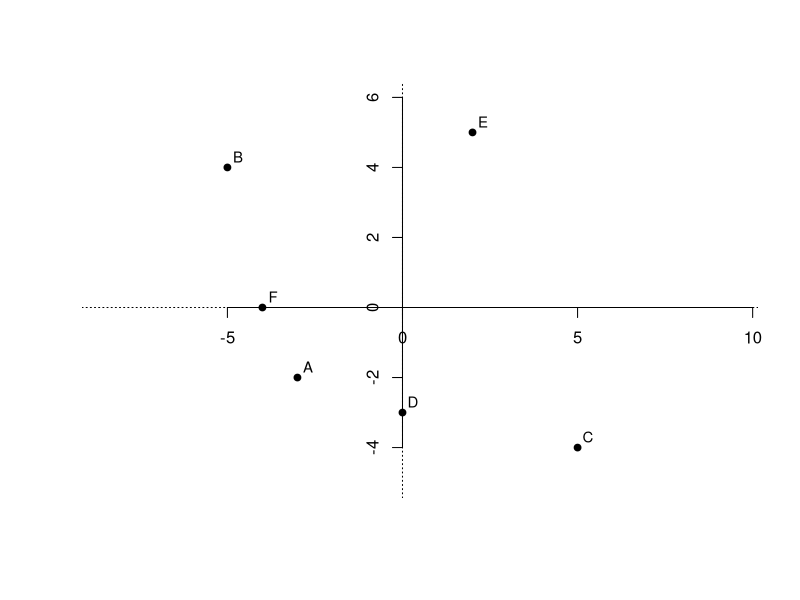
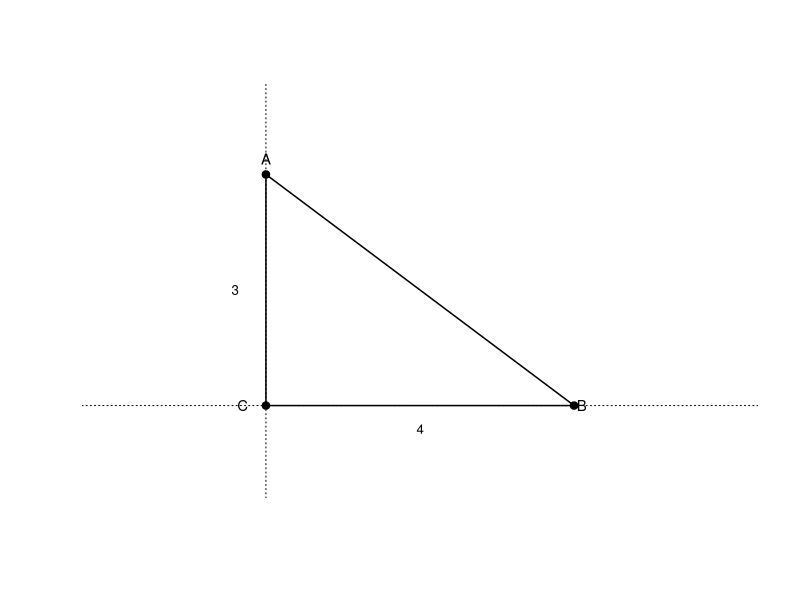
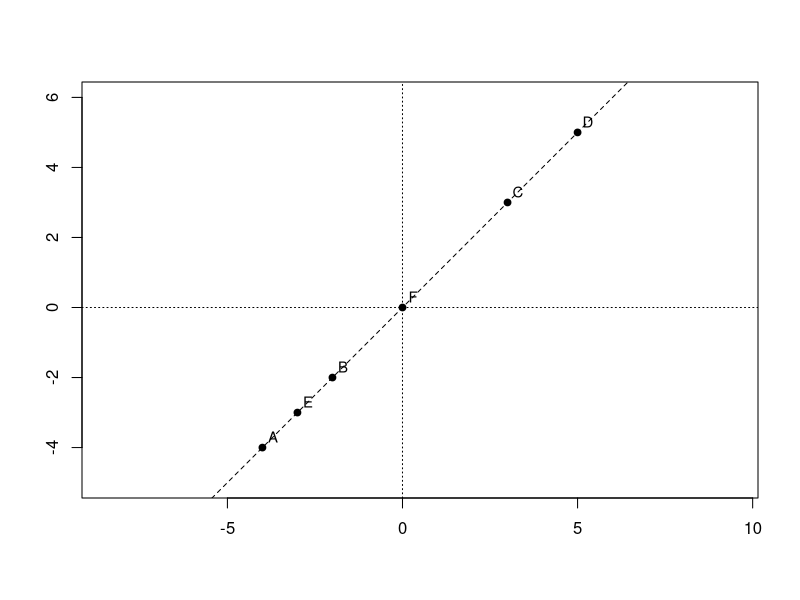
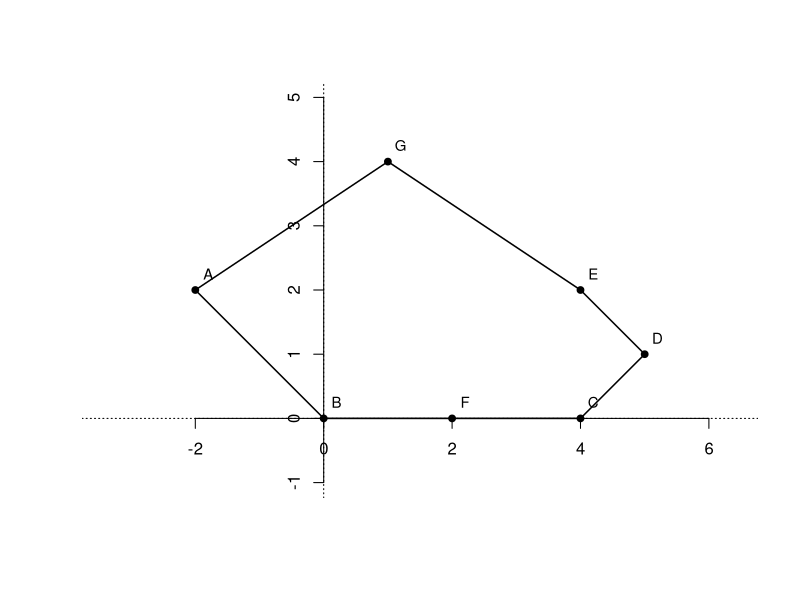
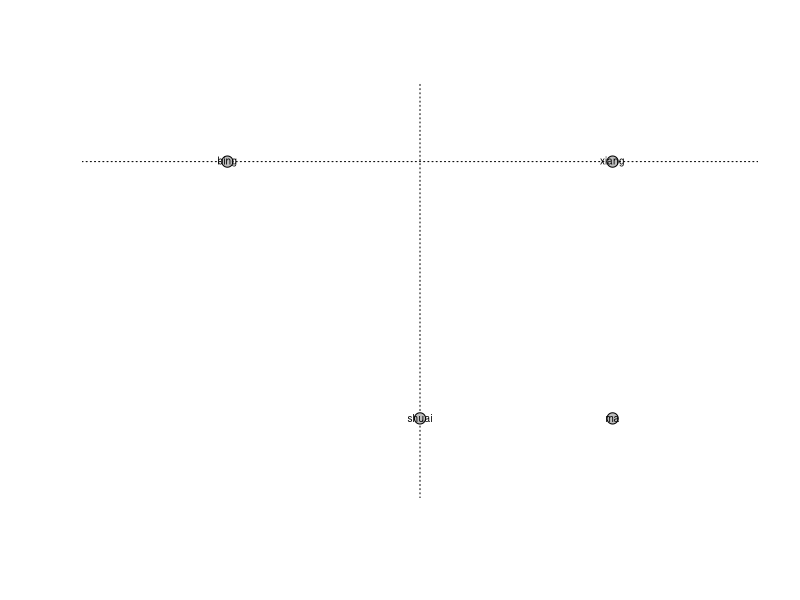
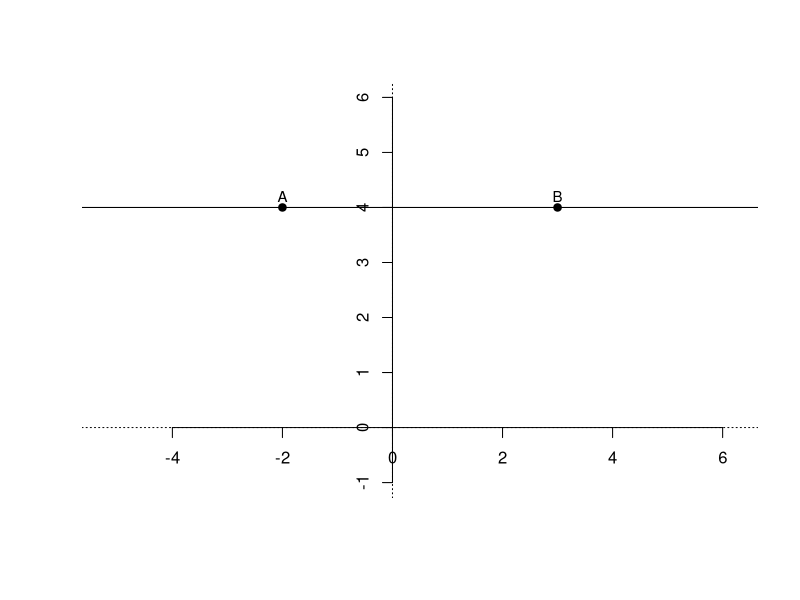
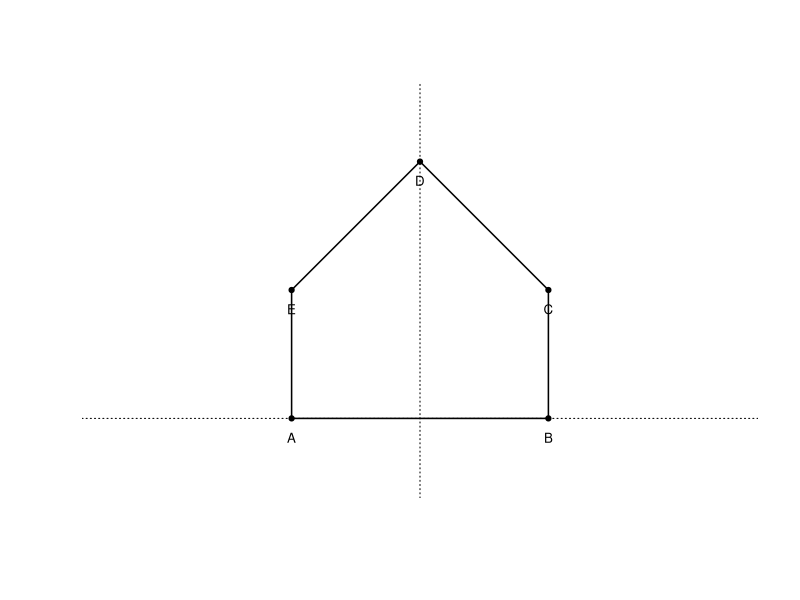

Here is the R script that generated these plots, in order:
setwd("C:/Users/18904/Github/junior-mathematics/codes")
if(!dir.exists("../figures"))dir.create("../figures")

# week41-1: practice 9.1.1 q1, six points A-F
draw1=function(){
  plot(0,0,xlim=c(-7,8),ylim=c(-5,6),type="n",xlab="",ylab="",asp=1,axes=FALSE)
  abline(h=0,v=0,lty=3)
  axis(1,pos=0); axis(2,pos=0)
  pts=list(A=c(-3,-2),B=c(-5,4),C=c(5,-4),D=c(0,-3),E=c(2,5),F=c(-4,0))
  for(n in names(pts)){p=pts[[n]];points(p[1],p[2],pch=19,cex=0.9);text(p[1]+0.3,p[2]+0.3,n,cex=0.9)}
}
cairo_pdf("../figures/week41-1.pdf",width=4,height=4,family="sans");draw1();dev.off()
svglite::svglite("../figures/week41-1.svg",width=4,height=4);draw1();dev.off()

# week41-2: right triangle, C at origin, A on y-axis, B on x-axis
draw2=function(){
  plot(0,0,xlim=c(-1,5),ylim=c(-1,4),type="n",xlab="",ylab="",asp=1,axes=FALSE)
  abline(h=0,v=0,lty=3)
  tri=matrix(c(0,0,4,0,0,3,0,0),ncol=2,byrow=TRUE)
  lines(tri,lwd=1.5)
  points(c(0,4,0),c(0,0,3),pch=19)
  text(0,3.2,"A",cex=0.9);text(4.1,0,"B",cex=0.9);text(-0.3,0,"C",cex=0.9)
  text(2,-0.3,"4",cex=0.8);text(-0.4,1.5,"3",cex=0.8)
}
cairo_pdf("../figures/week41-2.pdf",width=4,height=4,family="sans");draw2();dev.off()
svglite::svglite("../figures/week41-2.svg",width=4,height=4);draw2();dev.off()

# week41-3: points lying on the line y=x
draw3=function(){
  plot(0,0,xlim=c(-5,6),ylim=c(-5,6),type="n",xlab="",ylab="",asp=1)
  abline(h=0,v=0,lty=3)
  abline(0,1,lty=2)
  pts=list(A=c(-4,-4),B=c(-2,-2),C=c(3,3),D=c(5,5),E=c(-3,-3),F=c(0,0))
  for(n in names(pts)){p=pts[[n]];points(p[1],p[2],pch=19,cex=0.9);text(p[1]+0.3,p[2]+0.3,n,cex=0.9)}
}
cairo_pdf("../figures/week41-3.pdf",width=4,height=4,family="sans");draw3();dev.off()
svglite::svglite("../figures/week41-3.svg",width=4,height=4);draw3();dev.off()

# week41-4: exercise 9.1 q4 polygon with B(0,0), C(4,0)
draw4=function(){
  plot(0,0,xlim=c(-3,6),ylim=c(-1,5),type="n",xlab="",ylab="",asp=1,axes=FALSE)
  abline(h=0,v=0,lty=3)
  axis(1,pos=0); axis(2,pos=0)
  pts=list(A=c(-2,2),B=c(0,0),C=c(4,0),D=c(5,1),E=c(4,2),F=c(2,0),G=c(1,4))
  poly=matrix(c(pts$A,pts$G,pts$E,pts$D,pts$C,pts$F,pts$B,pts$A),ncol=2,byrow=TRUE)
  lines(poly,lwd=1.5)
  for(n in names(pts)){p=pts[[n]];points(p[1],p[2],pch=19,cex=0.9);text(p[1]+0.2,p[2]+0.25,n,cex=0.9)}
}
cairo_pdf("../figures/week41-4.pdf",width=4,height=4,family="sans");draw4();dev.off()
svglite::svglite("../figures/week41-4.svg",width=4,height=4);draw4();dev.off()

# week41-5: chess board, shuai(0,-4), bing(-3,0), ma(3,-4), xiang(3,0)
draw5=function(){
  plot(0,0,xlim=c(-4,4),ylim=c(-5,1),type="n",xlab="",ylab="",asp=1,axes=FALSE)
  abline(h=0,v=0,lty=3)
  pts=list(shuai=c(0,-4),bing=c(-3,0),ma=c(3,-4),xiang=c(3,0))
  labs=list(shuai="shuai",bing="bing",ma="ma",xiang="xiang")
  for(n in names(pts)){p=pts[[n]];points(p[1],p[2],pch=21,bg="gray",cex=1.5);text(p[1],p[2],labs[[n]],cex=0.6)}
}
cairo_pdf("../figures/week41-5.pdf",width=4,height=4,family="sans");draw5();dev.off()
svglite::svglite("../figures/week41-5.svg",width=4,height=4);draw5();dev.off()

# week41-6: horizontal line AB through A(-2,4), B(3,4)
draw6=function(){
  plot(0,0,xlim=c(-4,5),ylim=c(-1,6),type="n",xlab="",ylab="",asp=1,axes=FALSE)
  abline(h=0,v=0,lty=3)
  axis(1,pos=0); axis(2,pos=0)
  abline(h=4,lty=1)
  points(c(-2,3),c(4,4),pch=19)
  text(-2,4.2,"A",cex=0.9);text(3,4.2,"B",cex=0.9)
}
cairo_pdf("../figures/week41-6.pdf",width=4,height=4,family="sans");draw6();dev.off()
svglite::svglite("../figures/week41-6.svg",width=4,height=4);draw6();dev.off()

# week41-7: example designed polygon (house)
draw7=function(){
  house=matrix(c(-2,0,2,0,2,2,0,4,-2,2,-2,0),ncol=2,byrow=TRUE)
  plot(0,0,xlim=c(-3,3),ylim=c(-1,5),type="n",xlab="",ylab="",asp=1,axes=FALSE)
  abline(h=0,v=0,lty=3)
  lines(house,lwd=1.5)
  pts=list(A=c(-2,0),B=c(2,0),C=c(2,2),D=c(0,4),E=c(-2,2))
  for(n in names(pts)){p=pts[[n]];points(p[1],p[2],pch=19,cex=0.7);text(p[1],p[2]-0.3,n,cex=0.8)}
}
cairo_pdf("../figures/week41-7.pdf",width=4,height=4,family="sans");draw7();dev.off()
svglite::svglite("../figures/week41-7.svg",width=4,height=4);draw7();dev.off()
